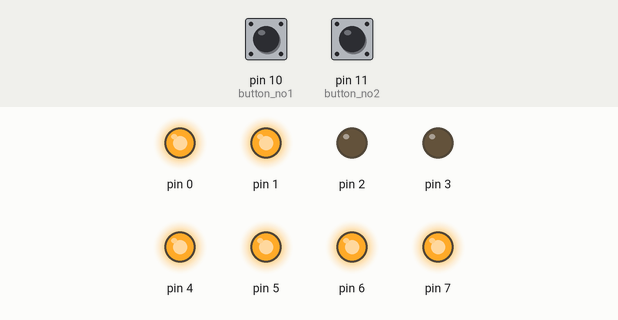
Simulated run of this sketch. Board: Arduino Uno, built with avr-gcc and run on an emulated ATmega328P. Parts: output pins drawn as LEDs (lit = HIGH). The inputs (shaded band) are chosen by the test bench; at power-on: pin 11 (button_no2) HIGH, pin 10 (button_no1) HIGH. Random numbers use the default seed unless the sketch sets one.

Above: at 1.2 s.
1.3 s: pin 11 (button_no2) pulled LOW for 0.15 s
At 2.5 s:
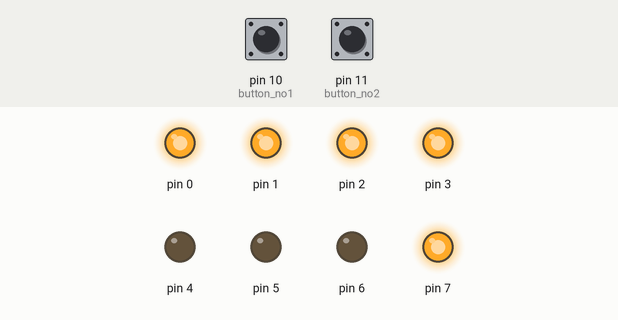
2.9 s: pin 10 (button_no1) pulled LOW for 0.15 s
At 3.8 s:
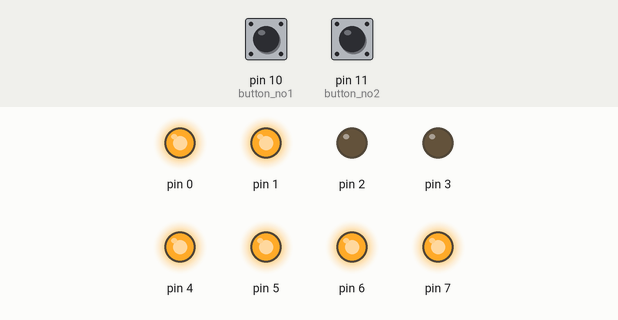
4.5 s: pin 10 (button_no1) pulled LOW for 1 s
At 5.0 s:
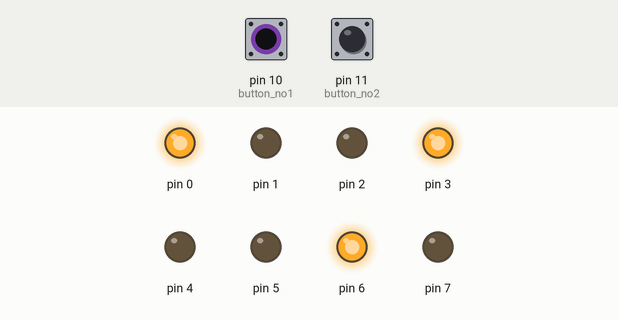
7.0 s: pin 10 (button_no1) pulled LOW for 0.15 s
At 8.1 s:
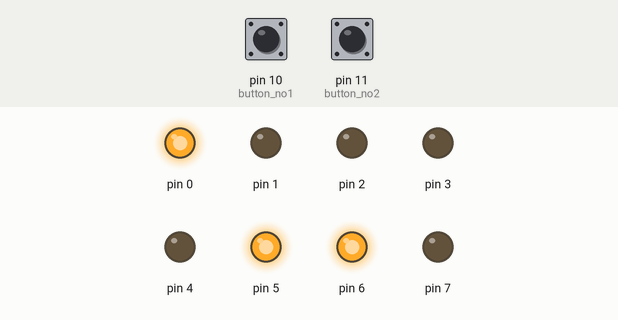
8.6 s: pin 10 (button_no1) pulled LOW for 3.2 s
At 9.4 s:
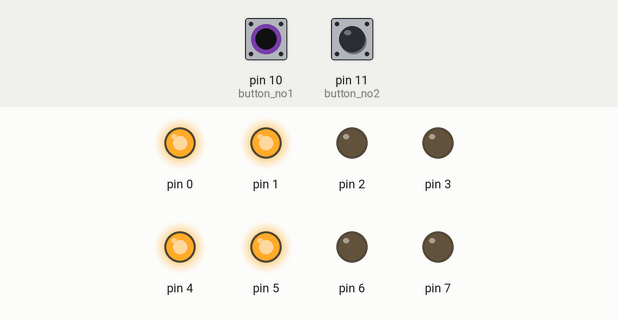
13.3 s: pin 10 (button_no1) pulled LOW for 0.15 s
At 14.1 s:
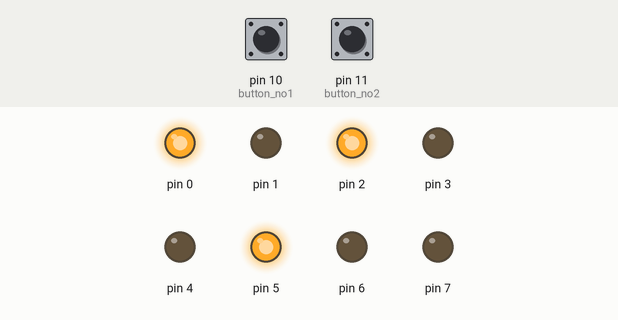
Timing chart, 0 to 15.9 s (numbered marks = the images above; inputs shaded):
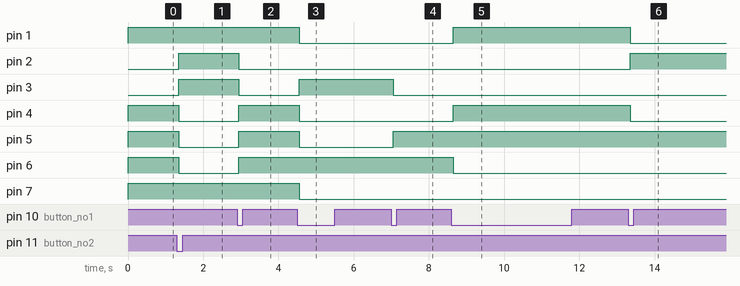

The sketch:

7-segment.ino
```cpp
//              1,     2,    3,    4,    5,    6,    7,    8,    9,   0,    G,    L,
int num[48] = {0xF3, 0x49, 0x61, 0x33, 0x25, 0x05, 0xB1, 0x01, 0x21, 0x81, 0x85, 0x8F};
int a = 1;
int b = 2;
int c = 3;
int d = 4;
int e = 5;
int f = 6;
int g = 7;
int i = 0;

int randomNum;

int button_no1 = 10;
int button_no2 = 11;

int buttonState_1;
int buttonState_2;

int lastButtonState_1 = LOW;
int lastButtonState_2 = LOW;

long lastDebounceTime_1 = 0;
long lastDebounceTime_2 = 0;

void setup()
{
  pinMode(button_no1, INPUT_PULLUP);
  pinMode(button_no2, INPUT_PULLUP);
  DDRD = 0xFF; // DDRD is port D read input and wirte input are input or output 0xFF is port 0-7
  PORTD = num[i]; // PORTD is similar of DDRD but it write what pin is 0 or 1
  randomNum = random(1, 9); // random number(1,9)
}

void loop()
{
  int reading_1 = digitalRead(button_no1);
  int reading_2 = digitalRead(button_no2);

  // button_no1 (INPUT_PULLUP)
  if (reading_1 != lastButtonState_1)
  {
    lastDebounceTime_1 = millis();
  }
  if (millis() - lastDebounceTime_1 > 50)
  {
    if (reading_1 != buttonState_1)
    {
      buttonState_1 = reading_1;

      if (buttonState_1 == LOW)
      {
        if (i == 9)
        {
          i = 0;
        }
        PORTD = num[i];
        i++;
      }
    }
  }

  // button_no2 (INPUT_PULLUP)
  if (reading_2 != lastButtonState_2)
  {
    lastDebounceTime_2 = millis();
  }
  if (millis() - lastDebounceTime_2 > 50)
  {
    if (reading_2 != buttonState_2)
    {
      buttonState_2 = reading_2;

      if (buttonState_2 == LOW)
      {

        if (i == randomNum)
        {
          PORTD = num[9];
          randomNum = random(1, 9);
          i = 0;
        }
        else if (i < randomNum)
        {
          PORTD = num[11];
        }
        else if (i > randomNum)
        {
          PORTD = num[10];
        }
      }
    }
  }

  lastButtonState_1 = reading_1;
  lastButtonState_2 = reading_2;
}
```

Measured:
- after the input at 1.3 s, pin 2, pin 3: LOW → HIGH after 0.05 s; pin 4–6: HIGH → LOW after 0.05 s
- after the input at 2.9 s, pin 2, pin 3: HIGH → LOW after 0.05 s; pin 4–6: LOW → HIGH after 0.05 s
- after the input at 4.5 s, pin 1, pin 4, pin 5, pin 7: HIGH → LOW after 0.05 s; pin 3: LOW → HIGH after 0.05 s
- after the input at 7.0 s, pin 3: HIGH → LOW after 0.05 s; pin 5: LOW → HIGH after 0.05 s
- after the input at 8.6 s, pin 1, pin 4: LOW → HIGH after 0.05 s; pin 6: HIGH → LOW after 0.05 s
- after the input at 13.3 s, pin 1, pin 4: HIGH → LOW after 0.05 s; pin 2: LOW → HIGH after 0.05 s
